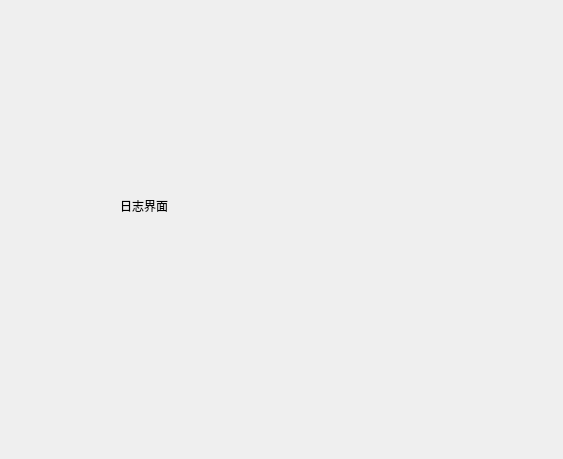
<?xml version="1.0" encoding="UTF-8"?>
<ui version="4.0">
 <class>LogsWid</class>
 <widget class="QWidget" name="LogsWid">
  <property name="geometry">
   <rect>
    <x>0</x>
    <y>0</y>
    <width>563</width>
    <height>459</height>
   </rect>
  </property>
  <property name="windowTitle">
   <string>Form</string>
  </property>
  <widget class="QLabel" name="label">
   <property name="geometry">
    <rect>
     <x>120</x>
     <y>160</y>
     <width>141</width>
     <height>91</height>
    </rect>
   </property>
   <property name="text">
    <string>日志界面</string>
   </property>
  </widget>
 </widget>
 <resources/>
 <connections/>
</ui>
